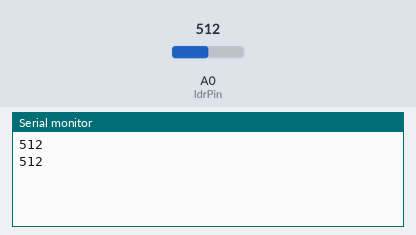
This sketch was run on a simulated Arduino Uno, built with avr-gcc and run on an emulated ATmega328P. On the bench: the last lines printed to the serial monitor. The test bench sets the inputs (shaded band); at power-on: A0 (ldrPin) = 512.

Above: at 3.3 s.
3.4 s: A0 (ldrPin) set to 716
At 5.7 s:
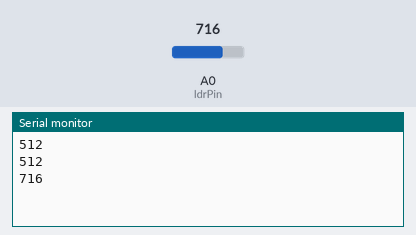
6.7 s: A0 (ldrPin) set to 900
At 8.8 s:
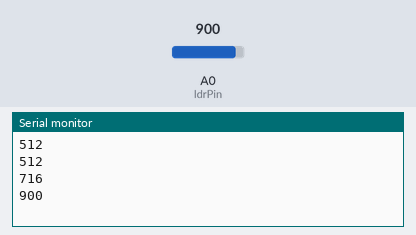
Timing chart, 0 to 10.3 s (numbered marks = the images above; inputs shaded):
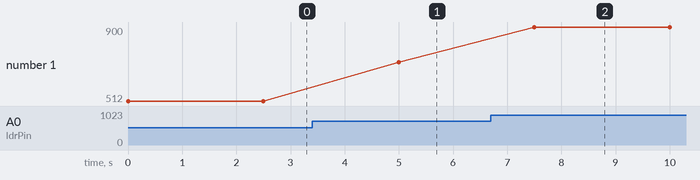

Measured:
- after the input at 3.4 s, the serial monitor: prints a new line after 1.6 s (image 1)
- after the input at 6.7 s, the serial monitor: prints a new line after 0.80 s (image 2)
- plotted number 1: 512 → 716 after the input at 3.4 s, 716 → 900 after the input at 6.7 s

The sketch:

photoresister.ino
```cpp
int ldrPin = A0;
int ldrValue = 0;

void setup() {
 Serial.begin(9600);
}

void loop() {
 ldrValue = analogRead(ldrPin);
 Serial.print(ldrValue);
 Serial.println();
 delay(2500);
}
```
